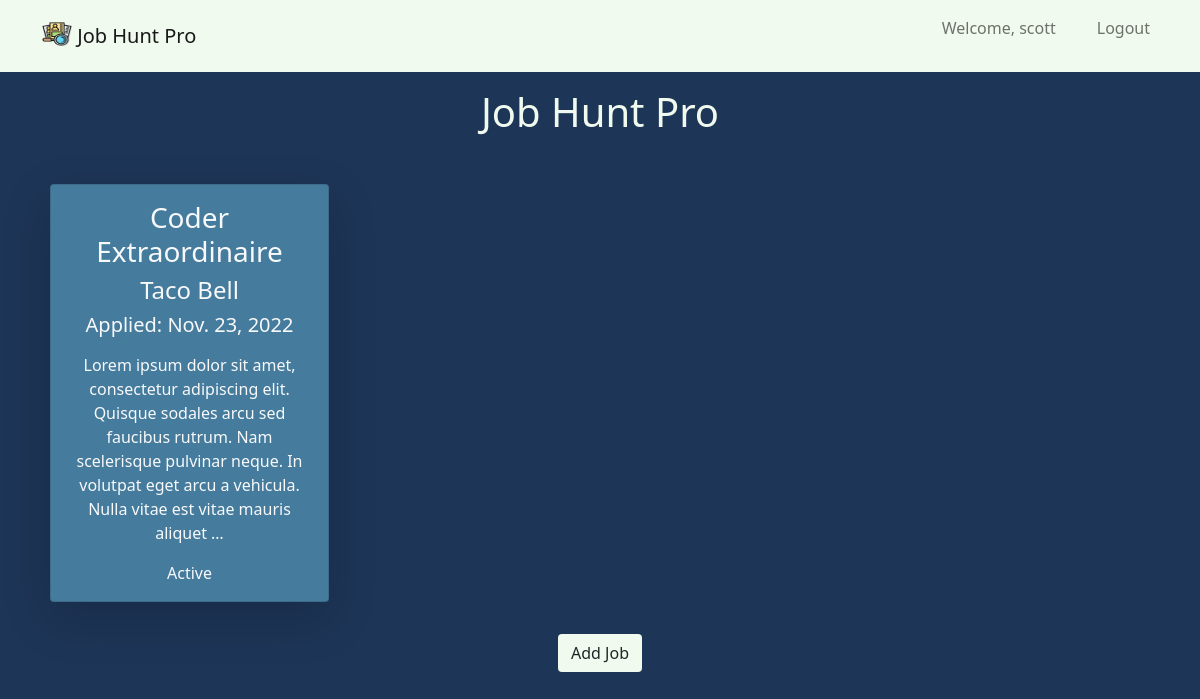
The app's page / (signed in), older data.
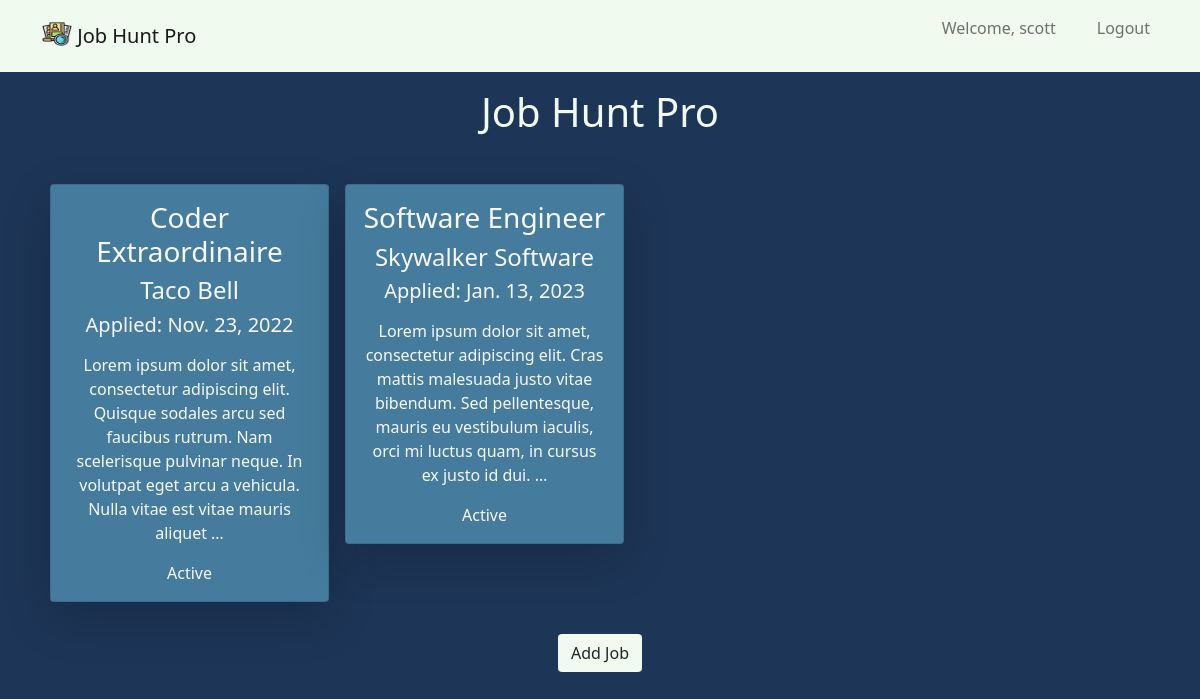
The same page, newer data.
### jobhunt/models.py (models this page shows, shortened)
class Job(models.Model):
    class status_types(models.TextChoices):
        ACTIVE = 'AC', ('Active')
        NOTSELECTED = 'NS', ('Not Selected')
        WITHDRAWN = 'WD', ('Withdrawn')
    employer = models.CharField(max_length=100)
    job_title = models.CharField(max_length=100, blank=True)
    job_description = models.TextField(blank=True)
    notes = models.TextField(blank=True)
    status = models.CharField(
        max_length=2,
        choices=status_types.choices,
        default=status_types.ACTIVE
    )
    job_application_url = models.TextField(blank=True)
    application_date = models.DateField(auto_now_add=True)
    user = models.ForeignKey(User, on_delete=models.CASCADE)
    def get_status(self):
        return Job.status_types(self.status).label

### jobhunt/views.py (the view)
# urls.py: path('', views.job_list, name='job_list'),
@login_required
def job_list(request):
    jobs = Job.objects.filter(user=request.user)
    return render(request, 'jobhunt/pages/job_list.html', {'jobs': jobs})

### jobhunt/templates/jobhunt/pages/job_list.html (shortened to what this page needs)
{% extends "base.html"  %}
{% block content %}
    <h1 class="mb-5 text-center">Job Hunt Pro</h1>
        <div class="container">
        {% if not jobs  %}
            <div class='text-center'>
                <h5>You currently have no jobs listed.</h5>
            </div>
        {% else %}
            <div class="row g-0">
                {% for job in jobs %}
                    <div class="col-3 mx-2">
                        <a href="{% url "jobhunt:job_detail" job.id %}" class="text-decoration-none">
                            <div class="card card-expand mb-3 rounded shadow-lg text-light">
                                <div class="card-body text-center">
                                    <h3>{{ job.job_title }}</h3>
                                    <h4>{{ job.employer }}</h4>
                                    <h5>Applied: {{ job.application_date }}</h5>
                                    <p class='card-text'>
                                        {{ job.job_description|truncatewords:30|linebreaks }}
                                    </p>
                                    <p class='card-text'>
                                        {{ job.get_status }}
                                    </p>
                                </div>
                            </div>
                        </a>
                    </div>
                {% endfor %}
            </div>
        {% endif %}
        <div class="text-center pt-3">
            <a href="{% url 'jobhunt:add_job' %}" class="btn">Add Job</a>
        </div>
    </div>
{% endblock %}

### jobhuntpro/templates/base.html (shortened to what this page needs)
{% load static %}
<!DOCTYPE html>
<html lang="en">
    <link href="https://cdn.jsdelivr.net/npm/bootstrap@5.1.3/dist/css/bootstrap.min.css" rel="stylesheet">
    <link rel="stylesheet" href="{% static 'css/jobhunt.css' %}">
<head>
    <nav class="navbar navbar-expand-lg navbar-light bg-honeydew mb-3">
        <div class="container">
            <a class="navbar-brand" href="{% url 'jobhunt:job_list' %}">
            <img src="{% static 'jobhunt.png' %}" alt="" width="30" height="24"
                class="d-inline-block align-text-top" />
            Job Hunt Pro
            </a>
            <div class="collapse navbar-collapse" id="navbarNavAltMarkup">
            <div class="navbar-nav ms-auto">
                {% if user.is_authenticated %}
                    <p class='nav-link'>Welcome, {{ user.username }} &nbsp;&nbsp;&nbsp;&nbsp;&nbsp;</p>
                    <a class="nav-link" href="{% url 'accounts:logoutaccount' %}">Logout</a>
                {% else %}
                    <a class="nav-link" href="{% url 'accounts:loginaccount' %}">Login</a>
                    <a class="nav-link" href="{% url 'accounts:signupaccount' %}">Sign Up</a>
                {% endif %}
            </div>
            </div>
        </div>
    </nav>
</head>
    <body>
        <div id="content">
            {% block content %}
            {% endblock content %}
        </div>
    </body>
</html>

### jobhunt/static/css/jobhunt.css (style rules this page uses)
body { background-color: #1D3557; color: #F1FAEE; }
.card { background-color: #457B9D; }
.btn { background-color: #F1FAEE; }
.bg-honeydew { background-color: #F1FAEE; }

Row changes from the older to the newer data that the page shows:
added Job: job_title "Software Engineer", employer "Skywalker Software", application_date "Jan. 13, 2023", job_description "Lorem ipsum dolor sit amet, consectetur adipiscing elit. Cras mattis malesuada justo vitae bibendum. Sed pellentesque, mauris eu vestibulum iaculis, orci mi luctus quam, in cursus ex justo id dui. …", get_status "Active"
